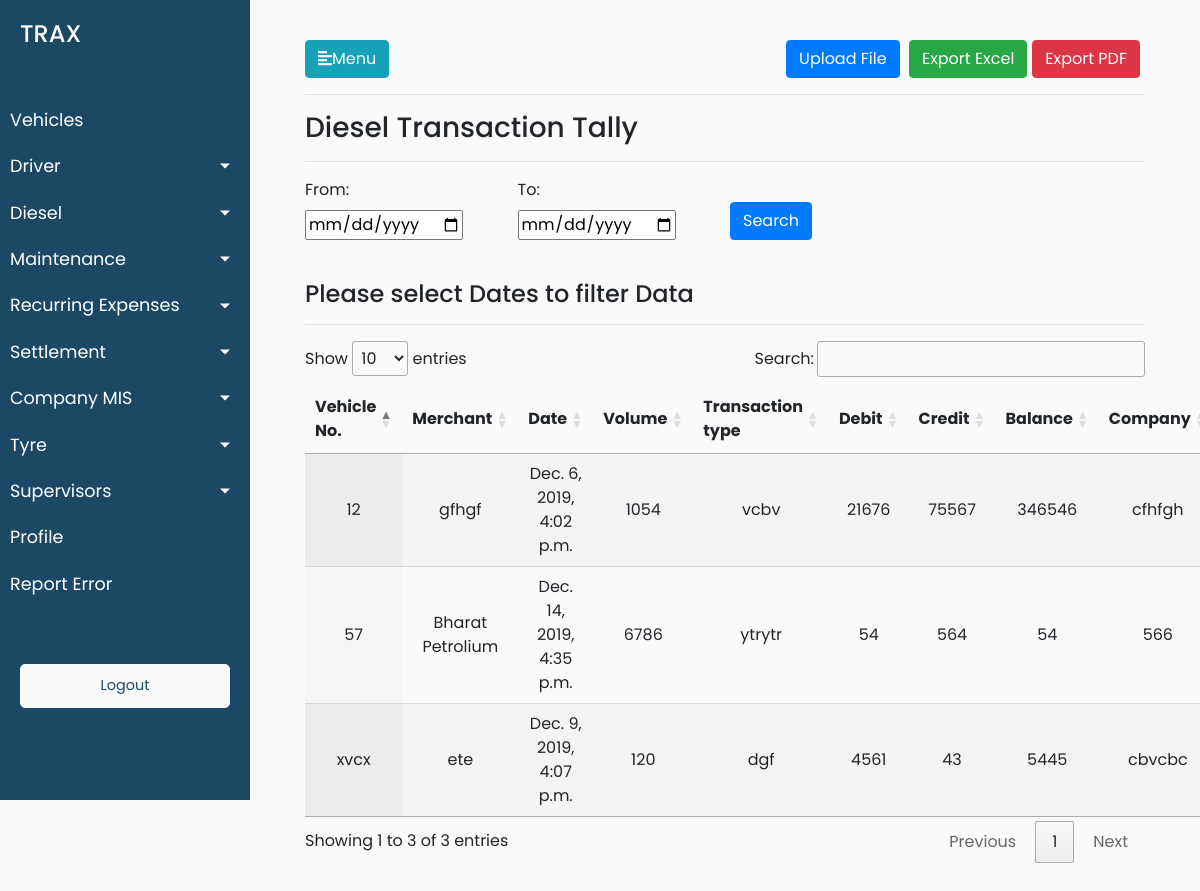
Page /diesel/transaction_tally (signed in) on the committed database.
### trax_vehicle_manager_data/models.py (models this page shows, shortened)
class Expenses(models.Model):
    expense_name = models.CharField(max_length=900,blank=True)
    expense_id = models.CharField(max_length=900,blank=True)
    expense_vehicle_id = models.ForeignKey(Vehicles, on_delete = models.CASCADE)

class Diesel(Expenses):
    terminal_id = models.CharField(max_length=900,blank=True)
    transaction_date = models.DateTimeField(default=timezone.now,blank=True)
    merchant = models.CharField(max_length=900,blank=True)
    account_number = models.CharField(max_length=900,blank=True)
    card_used = models.CharField(max_length=900,blank=True)
    vehicle_number = models.CharField(max_length=900,blank=True)
    vehicle_detail = models.CharField(max_length=900,blank=True)
    transaction_type = models.CharField(max_length=900,blank=True)
    diesel_rate = models.CharField(max_length=900,blank=True)
    volume = models.CharField(max_length=900,blank=True)
    amount_Rs = models.CharField(max_length=900,blank=True)
    diesel_debit = models.CharField(max_length=900,blank=True)
    diesel_credit = models.CharField(max_length=900,blank=True)
    balance_Rs = models.CharField(max_length=900,blank=True)
    odometer_reading = models.CharField(max_length=900,blank=True)
    ownership = models.CharField(max_length=900,blank=True)

### trax_vehicle_manager_data/views.py (the view)
# urls.py: path('diesel/transaction_tally',views.transaction_tally,name='transaction_tally'),
@login_required(login_url='/login')
def transaction_tally(request):
    if request.method=="POST":
        date1=request.POST['date1']
        date2=request.POST['date2']
        diesel_objects = Diesel.objects.filter(transaction_date__range=[date1,date2]).all()
        filter_date = "True"
        data = {'date1':date1,'date2':date2,'filter_date':filter_date,'diesel_objects':diesel_objects}
    else:
        diesel_objects = Diesel.objects.all()
        data = {'diesel_objects':diesel_objects}
    return render(request,'trax_vehicle_manager_data/diesel_transaction_tally.html',data)

### trax_vehicle_manager_data/templates/trax_vehicle_manager_data/diesel_transaction_tally.html (shortened to what this page needs)
{% extends 'trax_vehicle_manager_data/base.html' %}
{% load static %}
{% block stylesheets %}
<link rel="stylesheet" href="//cdn.datatables.net/1.10.19/css/jquery.dataTables.min.css">
{% endblock stylesheets %}
{% block content %}
<span><span id="btn"><button class="btn btn-primary">Upload File</button>
        <button class="btn btn-success">Export Excel</button><button class="btn btn-danger">Export PDF</button></span> </span>
<hr>
<h3>Diesel Transaction Tally</h3>
<hr>
<form action={% url 'trax_vehicle_manager_data:transaction_tally' %} method="post">
                        <div>
                        <div class="form-row">
                        <div class="form-group col-md-3">
                            <label for="start_date_lbl">From:</label><br>
                            <input type="date" class="datepicker" id="date1" name="date1">
                        </div>
                        <div class="form-group col-md-3">
                            <label for="end_date_lbl">To:</label><br>
                            <input type="date" class="datepicker" id="date2" name="date2">
                        </div>
                        <div class="form-group col-md-3">
                        <br>
                        <button type="submit" class="submit-btn btn btn-primary">Search</button>
                        </div>
                        </div>
                        <br>
                    </form>
<div>
{% if filter_date == "True" %}
<h4>{{date1|title}}To{{date2|title}}</h4>
{% else %}
<h4>Please select Dates to filter Data</h4>
{% endif %}
<hr>
<div>
    <table id="test_table" class="display" style="width:100%">
        <thead>
            <tr>
                <th>Vehicle No.</th>
                <th>Merchant</th>
                <th>Date</th>
                <th>Volume</th>
                <th>Transaction type</th>
                <th>Debit</th>
                <th>Credit</th>
                <th>Balance</th>
                <th>Company</th>
            </tr>
        </thead>
        <tbody>
        {% for one_diesel_object in diesel_objects %}
            <tr>
                <td>{{one_diesel_object.vehicle_number}}</td>
                <td>{{one_diesel_object.merchant}}</td>
                <td>{{one_diesel_object.transaction_date}}</td>
                <td>{{one_diesel_object.volume}}</td>
                <td>{{one_diesel_object.transaction_type}}</td>
                <td>{{one_diesel_object.diesel_debit}}</td>
                <td>{{one_diesel_object.diesel_credit}}</td>
                <td>{{one_diesel_object.balance_Rs}}</td>
                <td>{{one_diesel_object.ownership}}</td>
            </tr>
        {% endfor %}
        </tbody>
    </table>
</div>
{% endblock %}

### trax_vehicle_manager_data/static/trax_vehicle_manager_data/style.css (style rules this page uses)
body { font-family: 'Poppins', sans-serif; background: #fafafa; }
#test_table { text-align: center; }
#btn { float: right; }
#btn> button { margin-right: 5px; }

### rows in the picture
Diesel: vehicle_number "12", merchant "gfhgf", transaction_date "Dec. 6, 2019, 4:02 p.m.", volume "1054", transaction_type "vcbv", diesel_debit "21676", diesel_credit "75567", balance_Rs "346546", ownership "cfhfgh"
Diesel: vehicle_number "xvcx", merchant "ete", transaction_date "Dec. 9, 2019, 4:07 p.m.", volume "120", transaction_type "dgf", diesel_debit "4561", diesel_credit "43", balance_Rs "5445", ownership "cbvcbc"
Diesel: vehicle_number "57", merchant "Bharat Petrolium", transaction_date "Dec. 14, 2019, 4:35 p.m.", volume "6786", transaction_type "ytrytr", diesel_debit "54", diesel_credit "564", balance_Rs "54", ownership "566"
